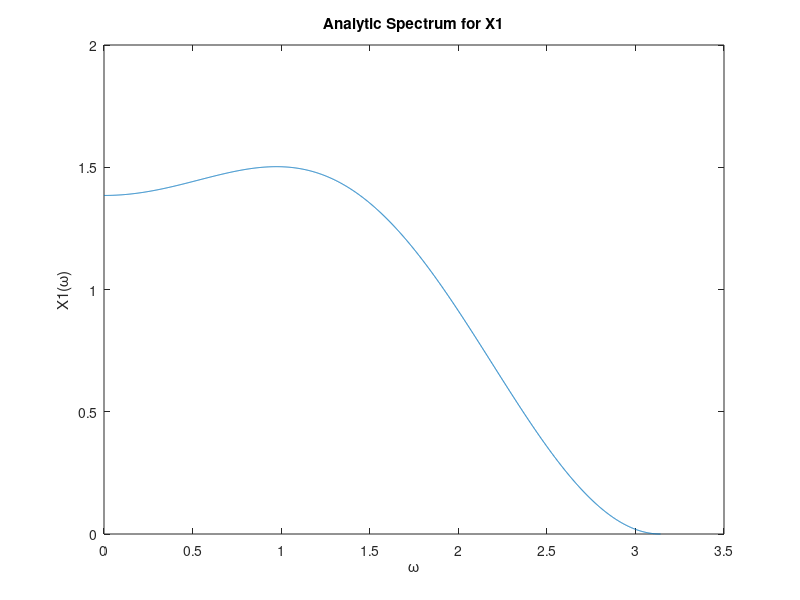
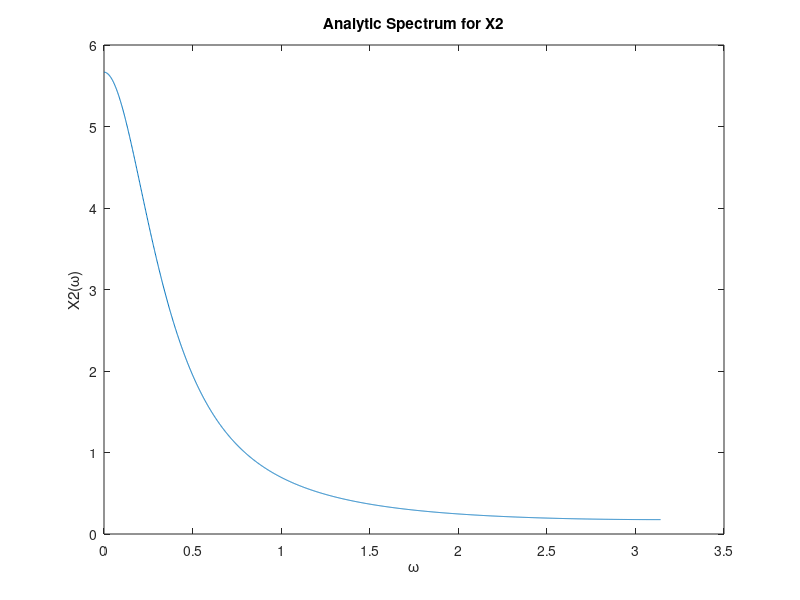
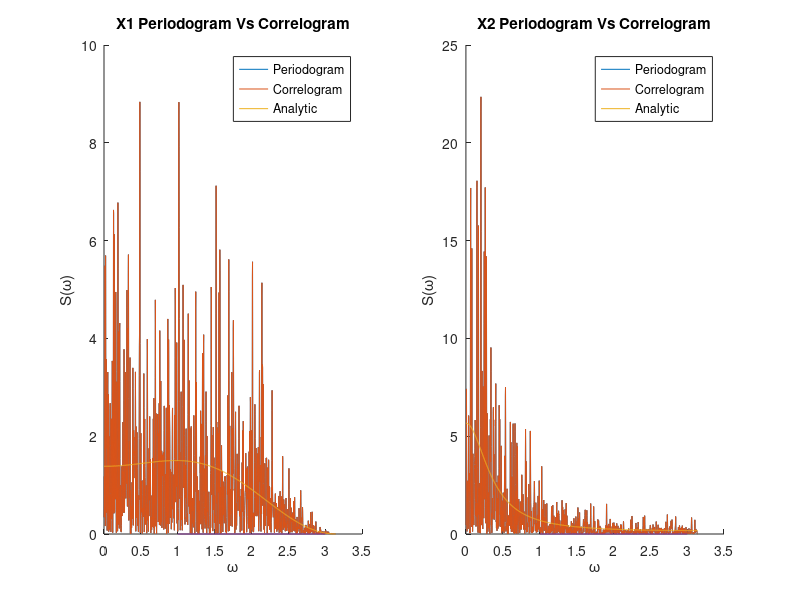
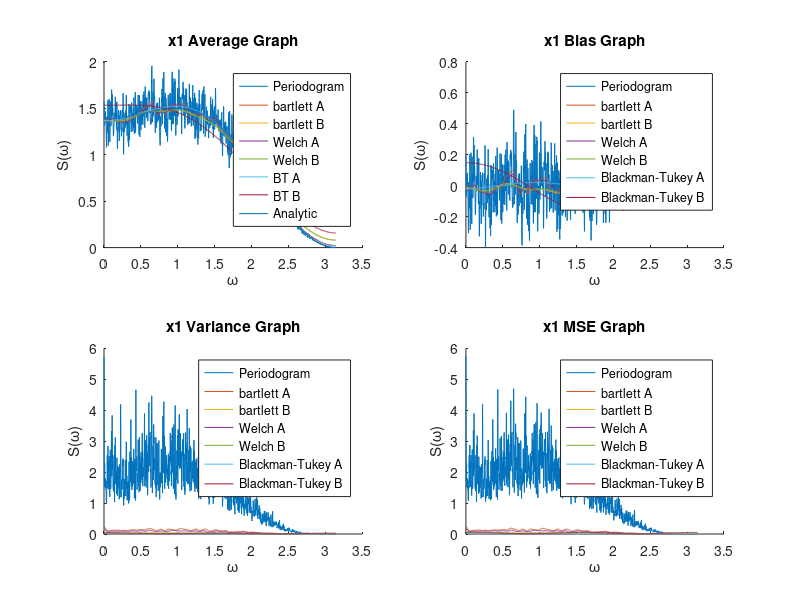

The MATLAB source for these figures, in order:

% ////////////////////////////////////////////
% Question 1
N=1024;
NQ1 = 2049; %samples
omega = linspace(0, pi, NQ1);
std1 = sqrt(1/26);
std2 = sqrt(0.51);
spectrum1 = std1^2 * (26 + 18 * cos(omega) - 8 * cos(2 * omega));
spectrum2 = std2^2 ./ (1.49 - 1.4 * cos(omega));

figure(1);
plot(omega, spectrum1);
title('Analytic Spectrum for X1');
xlabel('\omega');
ylabel('X1(\omega)');

figure(2);
plot(omega, spectrum2);
title('Analytic Spectrum for X2');
xlabel('\omega');
ylabel('X2(\omega)');
% ////////////////////////////////////////////

% Question 2A1
NQ2A = 1024;
NQ2B = 2048;

rng('default')
s=rng;
w1 = normrnd(0,std1,[1,NQ2A]); % random w1[n] - 1024 samples
rng(s);
w2 = normrnd(0,std2,[1,NQ2B]); % random w2[n] - 2048 samples

w1_0 = normrnd(0,std1); % for the use of x1(1) and x1(2)
x1 = zeros(size(w1));
x1(1) = w1(1)-3*w1_0-4*normrnd(0,std1);
x1(2) = w1(2)-3*w1(1) - 4*w1_0;

for n = 3:length(w1)
    x1(n) = w1(n)-3*w1(n-1)-4*w1(n-2);
end

x2_Q21=zeros(size(w2)); % Q21 for the Question 2.1
x2_0_Q21 = normrnd(0,std2);
x2_Q21(1) = 0.7*x2_0_Q21+w2(1);

for n = 2:length(w2)
    x2_Q21(n) = 0.7*x2_Q21(n-1)+w2(n);
end

% ////////////////////////////////////////////
% Question 2A2
w2_2A2 = normrnd(0,std2,[1,NQ2A]);
x2_Q22=zeros(size(w2_2A2)); % Q22 for the Question 2.2
x2_0_Q22 = normrnd(0,1);
x2_Q22(1) = 0.7*x2_0_Q22+w2_2A2(1);

for n = 2:length(w2_2A2)
    x2_Q22(n) = 0.7*x2_Q22(n-1)+w2_2A2(n);
end
% ////////////////////////////////////////////

% Question 2B1
M = 4096;
x1_2B1 = [x1, zeros(1, M-numel(x1))]; % zero padding
X1_2B1 = fft(x1_2B1);
periSpectFunc_x1 = 1/N*X1_2B1(1:M/2+1).*conj(X1_2B1(1:M/2+1));

% ////////////////////////////////////////////

% Question 2C1
Rx1_2C1 = xcorr(x1);
Rx1_2C1 = Rx1_2C1 / N;
Rx1_2C1 = [Rx1_2C1(N:2*N-1) zeros(1, M/2+1) Rx1_2C1(1:N-1)];
% ////////////////////////////////////////////

corrSpectFunc_x1 = fft(Rx1_2C1);

% ////////////////////////////////////////////

% Question 2D Pre - making x2 signals
% Periodogram
x2_2DP = [x2_Q22, zeros(1, M-numel(x2_Q22))]; % zero padding
X2_2DP = fft(x2_2DP);
periSpectFunc_x2 = 1/N*abs(X2_2DP(1:M/2+1)).^2;

% Correlogram
Rx2_2DP =xcorr(x2_Q22); % Rx2(0) in the middle
Rx2_2DP = 1/N*[Rx2_2DP(length(x2_Q22):length(Rx2_2DP)) zeros(1,length(Rx2_2DP)+2) Rx2_2DP(1:length(x2_Q22)-1)];
corrSpectFunc_x2 = fft(Rx2_2DP);
% ////////////////////////////////////////////

% Question 2D1
figure(3)
subplot(1,2,1)
hold on
plot(omega, abs(periSpectFunc_x1(1:(M/2)+1)))
plot(omega,abs(corrSpectFunc_x1(1:M/2+1)))
plot(omega, spectrum1, color = [0,0,0])
hold off
title('X1 Periodogram Vs Correlogram')
xlabel('\omega')
ylabel('S(\omega)')
legend('Periodogram', 'Correlogram', 'Analytic')
hold off;

% Question 2D2
figure(3)
subplot(1,2,2)
hold on
plot(omega, abs(periSpectFunc_x2(1:(M/2)+1)))
plot(omega,abs(corrSpectFunc_x2(1:M/2+1)))
plot(omega, spectrum2, color = [0,0,0])
hold off
title('X2 Periodogram Vs Correlogram')
xlabel('\omega')
ylabel('S(\omega)')
legend('Periodogram', 'Correlogram', 'Analytic')
hold off;
% ////////////////////////////////////////////


% % Section 2

% Question 3

%****PARAMETERS****
%Additional Global Parameters
std1 = sqrt(1/26);
Mc=100;
NW=2049;
M=4096;
omega = linspace(0, pi, NW);

%Periodogram Parameters
spectrum_periodogram = zeros(1,M,Mc);

%bartlett Parameters
K1_bartlett=16;
L1_bartlett=N/K1_bartlett;
K2_bartlett=64;
L2_bartlett=N/K2_bartlett;
spectrum_bartlett_A = zeros(1,M,Mc);
spectrum_bartlett_B = zeros(1,M,Mc);

%Welch Parameters
K1_welch = 61;
L1_welch = 64;
D1_welch = L1_welch-48;
K2_welch = 253;
L2_welch = 16;
D2_welch = L2_welch-12;
spectrum_welch_A = zeros(1,M,Mc);
spectrum_welch_B = zeros(1,M,Mc);

%Blackman-Tukey Parameters
l1_bt = 4;
l2_bt = 2;
spectrum_blackman_A = zeros(1,M,Mc);
spectrum_blackman_B = zeros(1,M,Mc);

% ////////////////////////////////////////////

for monte = 1:Mc
    % New x1 construction
    wS2Q1 = normrnd(0,std1,[1,N]);
    wS2Q1_0 = normrnd(0,std1); % for the use of x1(1) and x1(2)
    x1_S2Q1 = zeros(size(wS2Q1));
    x1_S2Q1(1) = wS2Q1(1)-3*wS2Q1_0-4*normrnd(0,std1);
    x1_S2Q1(2) = wS2Q1(2)-3*wS2Q1(1) - 4*wS2Q1_0;
    for n = 3:length(wS2Q1)
        x1_S2Q1(n) = wS2Q1(n)-3*wS2Q1(n-1)-4*wS2Q1(n-2);
    end
    x1_S2Q1 = [x1_S2Q1, zeros(1, M-numel(x1_S2Q1))];
    % ////////////////////////////////////////////

    % Periodogram
    X1S2Q1_periodogram = fft(x1_S2Q1);
    spectrum_periodogram(1,:,monte) = 1/N*abs(X1S2Q1_periodogram).^2;
    % ////////////////////////////////////////////
    
    % bartlett
    
    x1_bartlett_A = zeros(K1_bartlett, L1_bartlett);
    X1_bartlett_A = zeros(1, M, K1_bartlett);
    x1_bartlett_B = zeros(K2_bartlett, L2_bartlett);
    X1_bartlett_B = zeros(1, M, K2_bartlett);

    % Fourier transform of x1 for bartlett part A
    for k=1:K1_bartlett
        for n=1:L1_bartlett
            x1_bartlett_A(k,n) = x1_S2Q1((k-1)*L1_bartlett+n);
        end
    end

    for k=1:K1_bartlett
        X1_bartlett_A(1,:,k) = fft(x1_bartlett_A(k,:),M);
    end

    
    % bartlett part A
    for k = 1:K1_bartlett
        spectrum_bartlett_A(1, :, monte) = spectrum_bartlett_A(1, :, monte) + 1/L1_bartlett * abs(X1_bartlett_A(1, :, k)).^2;
    end
    spectrum_bartlett_A(1, :, monte) = 1/K1_bartlett * spectrum_bartlett_A(1, :, monte);


    % Fourier transform of x1 for bartlett part B
    for k=1:K2_bartlett
        for n=1:L2_bartlett
            x1_bartlett_B(k,n) = x1_S2Q1((k-1)*L2_bartlett+n);
        end
    end

    for k=1:K2_bartlett
        X1_bartlett_B(1,:,k) = fft(x1_bartlett_B(k,:),M);
    end
    
    % bartlett part B
    for k = 1:K2_bartlett
        spectrum_bartlett_B(1, :, monte) = spectrum_bartlett_B(1, :, monte) + 1/L2_bartlett * abs(X1_bartlett_B(1, :, k)).^2;
    end
    spectrum_bartlett_B(1, :, monte) = 1/K2_bartlett * spectrum_bartlett_B(1, :, monte);
    % ////////////////////////////////////////////

    % Welch
    
    % Welch part A
    x1_welch_A = zeros(K1_welch,L1_welch);
    for k = 1:K1_welch
        for n = 1:L1_welch
            x1_welch_A(k,n) = x1_S2Q1((k-1)*D1_welch+n);
        end
    end

    X1_welch_A = zeros(1,M,K1_welch);
    for k = 1:K1_welch
        X1_welch_A(1,:,k) = fft(x1_welch_A(k,:),M);
    end

    for k=1:K1_welch
        spectrum_welch_A(1,:,monte) = spectrum_welch_A(1,:,monte) + 1/L1_welch*abs(X1_welch_A(1,:,k)).^2;
    end

    spectrum_welch_A(1,:,monte) = spectrum_welch_A(1,:,monte) / K1_welch;

    % Welch part B
    x1_welch_B = zeros(K2_welch,L2_welch);
    for k = 1:K2_welch
        for n = 1:L2_welch
            x1_welch_B(k,n) = x1_S2Q1((k-1)*D2_welch+n);
        end
    end

    X1_welch_B = zeros(1,M,K2_welch);
    for k = 1:K2_welch
        X1_welch_B(1,:,k) = fft(x1_welch_B(k,:),M);
    end

    for k=1:K2_welch
        spectrum_welch_B(1,:,monte) = spectrum_welch_B(1,:,monte) + 1/L2_welch*abs(X1_welch_B(1,:,k)).^2;
    end

    spectrum_welch_B(1,:,monte) = spectrum_welch_B(1,:,monte) / K2_welch;
%     ////////////////////////////////////////////

    % Blackman-Tukey
    RX1_bt = xcorr(x1_S2Q1(1:N));
    RX1_bt = RX1_bt/N;

    % BT Part A
    RX1_bt_A = [RX1_bt(N+1:N+1+l1_bt) zeros(1, M-2*l1_bt-1) RX1_bt(N+1-l1_bt:N)];
    spectrum_blackman_A(1,:,monte) = abs(fft(RX1_bt_A));
    
    % BT Part B
    RX1_bt_B = [RX1_bt(N+1:N+1+l2_bt) zeros(1, M-2*l2_bt-1) RX1_bt(N+1-l2_bt:N)];
    spectrum_blackman_B(1,:,monte) = abs(fft(RX1_bt_B));
%   //////////////////////////////////////////////

end

% Average
spectrum_periodogram_mean = zeros (1,M);
spectrum_bartlett_A_mean = zeros (1,M);
spectrum_bartlett_B_mean = zeros (1,M);
spectrum_welch_A_mean = zeros (1,M);
spectrum_welch_B_mean = zeros (1,M);
spectrum_blackman_A_mean = zeros (1,M);
spectrum_blackman_B_mean = zeros (1,M);

for mean=1:Mc
    spectrum_periodogram_mean = spectrum_periodogram_mean + spectrum_periodogram(1,:,mean);
    spectrum_bartlett_A_mean = spectrum_bartlett_A_mean + spectrum_bartlett_A(1,:,mean);
    spectrum_bartlett_B_mean = spectrum_bartlett_B_mean + spectrum_bartlett_B(1,:,mean);
    spectrum_welch_A_mean = spectrum_welch_A_mean + spectrum_welch_A(1,:,mean);
    spectrum_welch_B_mean = spectrum_welch_B_mean + spectrum_welch_B(1,:,mean);
    spectrum_blackman_A_mean = spectrum_blackman_A_mean + spectrum_blackman_A(1,:,mean);
    spectrum_blackman_B_mean = spectrum_blackman_B_mean + spectrum_blackman_B(1,:,mean);
end
spectrum_periodogram_mean = spectrum_periodogram_mean / Mc;
spectrum_bartlett_A_mean = spectrum_bartlett_A_mean / Mc;
spectrum_bartlett_B_mean = spectrum_bartlett_B_mean / Mc;
spectrum_welch_A_mean = spectrum_welch_A_mean / Mc;
spectrum_welch_B_mean = spectrum_welch_B_mean / Mc;
spectrum_blackman_A_mean = spectrum_blackman_A_mean / Mc;
spectrum_blackman_B_mean = spectrum_blackman_B_mean / Mc;

% Bias
bias_periodogram = spectrum_periodogram_mean(1:NW) - spectrum1;
bias_bartlett_A = spectrum_bartlett_A_mean(1:NW) - spectrum1;
bias_bartlett_B = spectrum_bartlett_B_mean(1:NW) - spectrum1;
bias_welch_A = spectrum_welch_A_mean(1:NW) - spectrum1;
bias_welch_B = spectrum_welch_B_mean(1:NW) - spectrum1;
bias_blackman_A = spectrum_blackman_A_mean(1:NW) - spectrum1;
bias_blackman_B = spectrum_blackman_B_mean(1:NW) - spectrum1;

% Estimator Variance
var_periodogram = zeros(1,NW);
var_bartlett_A = zeros(1,NW);
var_bartlett_B = zeros(1,NW);
var_welch_A = zeros(1,NW);
var_welch_B = zeros(1,NW);
var_blackman_A = zeros(1,NW);
var_blackman_B = zeros(1,NW);
for m=1:Mc
    var_periodogram = var_periodogram + abs(spectrum_periodogram(1,1:NW,m) - spectrum1).^2;
    var_bartlett_A = var_bartlett_A + abs(spectrum_bartlett_A(1,1:NW,m) - spectrum1).^2;
    var_bartlett_B = var_bartlett_B + abs(spectrum_bartlett_B(1,1:NW,m) - spectrum1).^2;
    var_welch_A = var_welch_A + abs(spectrum_welch_A(1,1:NW,m) - spectrum1).^2;
    var_welch_B = var_welch_B + abs(spectrum_welch_B(1,1:NW,m) - spectrum1).^2;
    var_blackman_A = var_blackman_A + abs(spectrum_blackman_A(1,1:NW,m) - spectrum1).^2;
    var_blackman_B = var_blackman_B + abs(spectrum_blackman_B(1,1:NW,m) - spectrum1).^2;
end

var_periodogram = var_periodogram / Mc;
var_bartlett_A = var_bartlett_A / Mc;
var_bartlett_B = var_bartlett_B / Mc;
var_welch_A = var_welch_A / Mc;
var_welch_B = var_welch_B / Mc;
var_blackman_A = var_blackman_A / Mc;
var_blackman_B = var_blackman_B / Mc;

% MSE - Mean Square Error
mse_periodogram = var_periodogram + bias_periodogram.^2;
mse_bartlett_A = var_bartlett_A + bias_bartlett_A.^2;
mse_bartlett_B = var_bartlett_B + bias_bartlett_B.^2;
mse_welch_A = var_welch_A + bias_welch_A.^2;
mse_welch_B = var_welch_B + bias_welch_B.^2;
mse_blackman_A = var_blackman_A + bias_blackman_A.^2;
mse_blackman_B = var_blackman_B + bias_blackman_B.^2;


figure(5)
subplot(2,2,1)
hold on
plot (omega, (spectrum_periodogram_mean(1:M/2+1)))
plot (omega, spectrum_bartlett_A_mean(1:M/2+1))
plot (omega, spectrum_bartlett_B_mean(1:M/2+1))
plot (omega, spectrum_welch_A_mean(1:M/2+1))
plot (omega, spectrum_welch_B_mean(1:M/2+1))
plot (omega, spectrum_blackman_A_mean(1:M/2+1))
plot (omega, spectrum_blackman_B_mean(1:M/2+1))
plot(omega, spectrum1, color = [0 0 0], LineWidth=2)
hold off
xlabel('\omega')
ylabel('S(\omega)')
legend ('Periodogram', 'bartlett A', 'bartlett B', 'Welch A', 'Welch B', 'BT A', 'BT B', 'Analytic')
title('x1 Average Graph')

figure(5)
subplot(2,2,2)
hold on
plot (omega, bias_periodogram)
plot (omega, bias_bartlett_A)
plot (omega, bias_bartlett_B)
plot (omega, bias_welch_A)
plot (omega, bias_welch_B)
plot (omega, bias_blackman_A)
plot (omega, bias_blackman_B)
hold off
xlabel('\omega')
ylabel('S(\omega)')
legend ('Periodogram', 'bartlett A', 'bartlett B', 'Welch A', 'Welch B', 'Blackman-Tukey A', 'Blackman-Tukey B')
title('x1 Bias Graph')

figure(5)
subplot(2,2,3)
hold on
plot (omega, var_periodogram)
plot (omega, var_bartlett_A)
plot (omega, var_bartlett_B)
plot (omega, var_welch_A)
plot (omega, var_welch_B)
plot (omega, var_blackman_A)
plot (omega, var_blackman_B)
hold off
xlabel('\omega')
ylabel('S(\omega)')
legend ('Periodogram', 'bartlett A', 'bartlett B', 'Welch A', 'Welch B', 'Blackman-Tukey A', 'Blackman-Tukey B')
title('x1 Variance Graph')

figure(5)
subplot(2,2,4)
hold on
plot (omega, mse_periodogram)
plot (omega, mse_bartlett_A)
plot (omega, mse_bartlett_B)
plot (omega, mse_welch_A)
plot (omega, mse_welch_B)
plot (omega, mse_blackman_A)
plot (omega, mse_blackman_B)
hold off
xlabel('\omega')
ylabel('S(\omega)')
legend ('Periodogram', 'bartlett A', 'bartlett B', 'Welch A', 'Welch B', 'Blackman-Tukey A', 'Blackman-Tukey B')
title('x1 MSE Graph')
% ////////////////////////////////////////////////////////////////////////

%****PARAMETERS****
%Global Parameters
std2 = sqrt(0.51);

%Periodogram Parameters
spectrum_periodogram_x2 = zeros(1,M,Mc);

%bartlett Parameters
spectrum_bartlett_A_x2 = zeros(1,M,Mc);
spectrum_bartlett_B_x2 = zeros(1,M,Mc);

%Welch ParametersK1_welch = 61;
spectrum_welch_A_x2 = zeros(1,M,Mc);
spectrum_welch_B_x2 = zeros(1,M,Mc);

%Blackman-Tukey Parameters
spectrum_blackman_A_x2 = zeros(1,M,Mc);
spectrum_blackman_B_x2 = zeros(1,M,Mc);

% ////////////////////////////////////////////

for monte = 1:Mc
    % New x2 construction
    w2_S2Q1 = normrnd(0,std2,[1,NQ2A]);
    x2_S2Q1=zeros(size(w2_S2Q1)); % Q22 for the Question 2.2
    x2_0_S2Q1 = normrnd(0,1);
    x2_S2Q1(1) = 0.7*x2_0_S2Q1+w2_S2Q1(1);
    
    for n = 2:length(w2_S2Q1)
        x2_S2Q1(n) = 0.7*x2_S2Q1(n-1)+w2_S2Q1(n);
    end
    x2_S2Q1 = [x2_S2Q1 zeros(1, M-length(x2_S2Q1))];
    % ////////////////////////////////////////////
    
    % Periodogram
    X2S2Q1_periodogram = fft(x2_S2Q1);
    spectrum_periodogram_x2(1,:,monte) = 1/N*abs(X2S2Q1_periodogram).^2;
    % ////////////////////////////////////////////
    
    % bartlett
    
    x2_bartlett_A = zeros(K1_bartlett, L1_bartlett);
    X2_bartlett_A = zeros(1, M, K1_bartlett);
    x2_bartlett_B = zeros(K2_bartlett, L2_bartlett);
    X2_bartlett_B = zeros(1, M, K2_bartlett);

    % Fourier transform of x2 for bartlett part A
    for k=1:K1_bartlett
        for n=1:L1_bartlett
            x2_bartlett_A(k,n) = x2_S2Q1((k-1)*L1_bartlett+n);
        end
    end

    for k=1:K1_bartlett
        X2_bartlett_A(1,:,k) = fft(x2_bartlett_A(k,:),M);
    end

    
    % bartlett part A
    for k = 1:K1_bartlett
        spectrum_bartlett_A_x2(1, :, monte) = spectrum_bartlett_A_x2(1, :, monte) + 1/L1_bartlett * abs(X2_bartlett_A(1, :, k)).^2;
    end
    spectrum_bartlett_A_x2(1, :, monte) = 1/K1_bartlett * spectrum_bartlett_A_x2(1, :, monte);


    % Fourier transform of x2 for bartlett part B
    for k=1:K2_bartlett
        for n=1:L2_bartlett
            x2_bartlett_B(k,n) = x2_S2Q1((k-1)*L2_bartlett+n);
        end
    end

    for k=1:K2_bartlett
        X2_bartlett_B(1,:,k) = fft(x2_bartlett_B(k,:),M);
    end
    
    % bartlett part B
    for k = 1:K2_bartlett
        spectrum_bartlett_B_x2(1, :, monte) = spectrum_bartlett_B_x2(1, :, monte) + 1/L2_bartlett * abs(X2_bartlett_B(1, :, k)).^2;
    end
    spectrum_bartlett_B_x2(1, :, monte) = 1/K2_bartlett * spectrum_bartlett_B_x2(1, :, monte);
    % ////////////////////////////////////////////

    % Welch
    
    % Welch part A
    x2_welch_A = zeros(K1_welch,L1_welch);
    for k = 1:K1_welch
        for n = 1:L1_welch
            x2_welch_A(k,n) = x2_S2Q1((k-1)*D1_welch+n);
        end
    end

    X2_welch_A = zeros(1,M,K1_welch);
    for k = 1:K1_welch
        X2_welch_A(1,:,k) = fft(x2_welch_A(k,:),M);
    end

    for k=1:K1_welch
        spectrum_welch_A_x2(1,:,monte) = spectrum_welch_A_x2(1,:,monte) + 1/L1_welch*abs(X2_welch_A(1,:,k)).^2;
    end

    spectrum_welch_A_x2(1,:,monte) = spectrum_welch_A_x2(1,:,monte) / K1_welch;

    % Welch part B
    x2_welch_B = zeros(K2_welch,L2_welch);
    for k = 1:K2_welch
        for n = 1:L2_welch
            x2_welch_B(k,n) = x2_S2Q1((k-1)*D2_welch+n);
        end
    end

    X2_welch_B = zeros(1,M,K2_welch);
    for k = 1:K2_welch
        X2_welch_B(1,:,k) = fft(x2_welch_B(k,:),M);
    end

    for k=1:K2_welch
        spectrum_welch_B_x2(1,:,monte) = spectrum_welch_B_x2(1,:,monte) + 1/L2_welch*abs(X2_welch_B(1,:,k)).^2;
    end

    spectrum_welch_B_x2(1,:,monte) = spectrum_welch_B_x2(1,:,monte) / K2_welch;
%     ////////////////////////////////////////////

    % Blackman-Tukey
    RX2_bt = xcorr(x2_S2Q1(1:N));
    RX2_bt = RX2_bt/N;

    % BT Part A
    RX2_bt_A = [RX2_bt(N+1:N+1+l1_bt) zeros(1, M-2*l1_bt-1) RX2_bt(N+1-l1_bt:N)];
    spectrum_blackman_A_x2(1,:,monte) = abs(fft(RX2_bt_A));
    
    % BT Part B
    RX2_bt_B = [RX2_bt(N+1:N+1+l2_bt) zeros(1, M-2*l2_bt-1) RX2_bt(N+1-l2_bt:N)];
    spectrum_blackman_B_x2(1,:,monte) = abs(fft(RX2_bt_B));
%   //////////////////////////////////////////////

end

% Average
spectrum_periodogram_mean_x2 = zeros (1,M);
spectrum_bartlett_A_mean_x2 = zeros (1,M);
spectrum_bartlett_B_mean_x2 = zeros (1,M);
spectrum_welch_A_mean_x2 = zeros (1,M);
spectrum_welch_B_mean_x2 = zeros (1,M);
spectrum_blackman_A_mean_x2 = zeros (1,M);
spectrum_blackman_B_mean_x2 = zeros (1,M);

for mean=1:Mc
    spectrum_periodogram_mean_x2 = spectrum_periodogram_mean_x2 + spectrum_periodogram_x2(1,:,mean);
    spectrum_bartlett_A_mean_x2 = spectrum_bartlett_A_mean_x2 + spectrum_bartlett_A_x2(1,:,mean);
    spectrum_bartlett_B_mean_x2 = spectrum_bartlett_B_mean_x2 + spectrum_bartlett_B_x2(1,:,mean);
    spectrum_welch_A_mean_x2 = spectrum_welch_A_mean_x2 + spectrum_welch_A_x2(1,:,mean);
    spectrum_welch_B_mean_x2 = spectrum_welch_B_mean_x2 + spectrum_welch_B_x2(1,:,mean);
    spectrum_blackman_A_mean_x2 = spectrum_blackman_A_mean_x2 + spectrum_blackman_A_x2(1,:,mean);
    spectrum_blackman_B_mean_x2 = spectrum_blackman_B_mean_x2 + spectrum_blackman_B_x2(1,:,mean);
end
spectrum_periodogram_mean_x2 = spectrum_periodogram_mean_x2 / Mc;
spectrum_bartlett_A_mean_x2 = spectrum_bartlett_A_mean_x2 / Mc;
spectrum_bartlett_B_mean_x2 = spectrum_bartlett_B_mean_x2 / Mc;
spectrum_welch_A_mean_x2 = spectrum_welch_A_mean_x2 / Mc;
spectrum_welch_B_mean_x2 = spectrum_welch_B_mean_x2 / Mc;
spectrum_blackman_A_mean_x2 = spectrum_blackman_A_mean_x2 / Mc;
spectrum_blackman_B_mean_x2 = spectrum_blackman_B_mean_x2 / Mc;

% Bias
bias_periodogram_x2 = spectrum_periodogram_mean_x2(1:NW) - spectrum2;
bias_bartlett_A_x2 = spectrum_bartlett_A_mean_x2(1:NW) - spectrum2;
bias_bartlett_B_x2 = spectrum_bartlett_B_mean_x2(1:NW) - spectrum2;
bias_welch_A_x2 = spectrum_welch_A_mean_x2(1:NW) - spectrum2;
bias_welch_B_x2 = spectrum_welch_B_mean_x2(1:NW) - spectrum2;
bias_blackman_A_x2 = spectrum_blackman_A_mean_x2(1:NW) - spectrum2;
bias_blackman_B_x2 = spectrum_blackman_B_mean_x2(1:NW) - spectrum2;

% Estimator Variance
var_periodogram_x2 = zeros(1,NW);
var_bartlett_A_x2 = zeros(1,NW);
var_bartlett_B_x2 = zeros(1,NW);
var_welch_A_x2 = zeros(1,NW);
var_welch_B_x2 = zeros(1,NW);
var_blackman_A_x2 = zeros(1,NW);
var_blackman_B_x2 = zeros(1,NW);
for m=1:Mc
    var_periodogram_x2 = var_periodogram_x2 + abs(spectrum_periodogram_x2(1,1:NW,m) - spectrum2).^2;
    var_bartlett_A_x2 = var_bartlett_A_x2 + abs(spectrum_bartlett_A_x2(1,1:NW,m) - spectrum2).^2;
    var_bartlett_B_x2 = var_bartlett_B_x2 + abs(spectrum_bartlett_B_x2(1,1:NW,m) - spectrum2).^2;
    var_welch_A_x2 = var_welch_A_x2 + abs(spectrum_welch_A_x2(1,1:NW,m) - spectrum2).^2;
    var_welch_B_x2 = var_welch_B_x2 + abs(spectrum_welch_B_x2(1,1:NW,m) - spectrum2).^2;
    var_blackman_A_x2 = var_blackman_A_x2 + abs(spectrum_blackman_A_x2(1,1:NW,m) - spectrum2).^2;
    var_blackman_B_x2 = var_blackman_B_x2 + abs(spectrum_blackman_B_x2(1,1:NW,m) - spectrum2).^2;
end

var_periodogram_x2 = var_periodogram_x2 / Mc;
var_bartlett_A_x2 = var_bartlett_A_x2 / Mc;
var_bartlett_B_x2 = var_bartlett_B_x2 / Mc;
var_welch_A_x2 = var_welch_A_x2 / Mc;
var_welch_B_x2 = var_welch_B_x2 / Mc;
var_blackman_A_x2 = var_blackman_A_x2 / Mc;
var_blackman_B_x2 = var_blackman_B_x2 / Mc;

% MSE - Mean Square Error
mse_periodogram_x2 = var_periodogram_x2 + bias_periodogram_x2.^2;
mse_bartlett_A_x2 = var_bartlett_A_x2 + bias_bartlett_A_x2.^2;
mse_bartlett_B_x2 = var_bartlett_B_x2 + bias_bartlett_B_x2.^2;
mse_welch_A_x2 = var_welch_A_x2 + bias_welch_A_x2.^2;
mse_welch_B_x2 = var_welch_B_x2 + bias_welch_B_x2.^2;
mse_blackman_A_x2 = var_blackman_A_x2 + bias_blackman_A_x2.^2;
mse_blackman_B_x2 = var_blackman_B_x2 + bias_blackman_B_x2.^2;


figure(6)
subplot(2,2,1)
hold on
plot (omega, (spectrum_periodogram_mean_x2(1:M/2+1)))
plot (omega, spectrum_bartlett_A_mean_x2(1:M/2+1))
plot (omega, spectrum_bartlett_B_mean_x2(1:M/2+1))
plot (omega, spectrum_welch_A_mean_x2(1:M/2+1))
plot (omega, spectrum_welch_B_mean_x2(1:M/2+1))
plot (omega, spectrum_blackman_A_mean_x2(1:M/2+1))
plot (omega, spectrum_blackman_B_mean_x2(1:M/2+1))
plot(omega, spectrum2, color = [0 0 0], LineWidth=2)
hold off
xlabel('\omega')
ylabel('S(\omega)')
legend ('Periodogram', 'bartlett A', 'bartlett B', 'Welch A', 'Welch B', 'BT A', 'BT B', 'Analytic')
title('x2 Average Graph')

figure(6)
subplot(2,2,2)
hold on
plot (omega, bias_periodogram_x2)
plot (omega, bias_bartlett_A_x2)
plot (omega, bias_bartlett_B_x2)
plot (omega, bias_welch_A_x2)
plot (omega, bias_welch_B_x2)
plot (omega, bias_blackman_A_x2)
plot (omega, bias_blackman_B_x2)
hold off
xlabel('\omega')
ylabel('S(\omega)')
legend ('Periodogram', 'bartlett A', 'bartlett B', 'Welch A', 'Welch B', 'Blackman-Tukey A', 'Blackman-Tukey B')
title('x2 Bias Graph')

figure(6)
subplot(2,2,3)
hold on
plot (omega, var_periodogram_x2)
plot (omega, var_bartlett_A_x2)
plot (omega, var_bartlett_B_x2)
plot (omega, var_welch_A_x2)
plot (omega, var_welch_B_x2)
plot (omega, var_blackman_A_x2)
plot (omega, var_blackman_B_x2)
hold off
xlabel('\omega')
ylabel('S(\omega)')
legend ('Periodogram', 'bartlett A', 'bartlett B', 'Welch A', 'Welch B', 'Blackman-Tukey A', 'Blackman-Tukey B')
title('x2 Variance Graph')

figure(6)
subplot(2,2,4)
hold on
plot (omega, mse_periodogram_x2)
plot (omega, mse_bartlett_A_x2)
plot (omega, mse_bartlett_B_x2)
plot (omega, mse_welch_A_x2)
plot (omega, mse_welch_B_x2)
plot (omega, mse_blackman_A_x2)
plot (omega, mse_blackman_B_x2)
hold off
xlabel('\omega')
ylabel('S(\omega)')
legend ('Periodogram', 'bartlett A', 'bartlett B', 'Welch A', 'Welch B', 'Blackman-Tukey A', 'Blackman-Tukey B')
title('x2 MSE Graph')
% ////////////////////////////////////////////////////////////////////////

% % Question 4

% signal x1
bias_periodogram_square = 1/NW * sum(bias_periodogram.^2,2);
bias_bartlett_A_square = 1/NW * sum(bias_bartlett_A.^2,2);
bias_bartlett_B_square = 1/NW * sum(bias_bartlett_B.^2,2);
bias_welch_A_square = 1/NW * sum(bias_welch_A.^2,2);
bias_welch_B_square = 1/NW * sum(bias_welch_B.^2,2);
bias_blackman_A_square = 1/NW * sum(bias_blackman_A.^2,2);
bias_blackman_B_square = 1/NW * sum(bias_blackman_B.^2,2);


var_periodogram_av = 1/NW * sum(var_periodogram, 2);
var_bartlett_A_av = 1/NW * sum(var_bartlett_A, 2);
var_bartlett_B_av = 1/NW * sum(var_bartlett_B, 2);
var_welch_A_av = 1/NW * sum(var_welch_A, 2);
var_welch_B_av = 1/NW * sum(var_welch_B, 2);
var_blackman_A_av = 1/NW * sum(var_blackman_A, 2);
var_blackman_B_av = 1/NW * sum(var_blackman_B, 2);

mse_periodogram_av = 1/NW * sum(mse_periodogram, 2);
mse_bartlett_A_av = 1/NW * sum(mse_bartlett_A, 2);
mse_bartlett_B_av = 1/NW * sum(mse_bartlett_B, 2);
mse_welch_A_av = 1/NW * sum(mse_welch_A, 2);
mse_welch_B_av = 1/NW * sum(mse_welch_B, 2);
mse_blackman_A_av = 1/NW * sum(mse_blackman_A, 2);
mse_blackman_B_av = 1/NW * sum(mse_blackman_B, 2);

% signal x2
bias_periodogram_square_x2 = 1/NW * sum(bias_periodogram_x2.^2,2);
bias_bartlett_A_square_x2 = 1/NW * sum(bias_bartlett_A_x2.^2,2);
bias_bartlett_B_square_x2 = 1/NW * sum(bias_bartlett_B_x2.^2,2);
bias_welch_A_square_x2 = 1/NW * sum(bias_welch_A_x2.^2,2);
bias_welch_B_square_x2 = 1/NW * sum(bias_welch_B_x2.^2,2);
bias_blackman_A_square_x2 = 1/NW * sum(bias_blackman_A_x2.^2,2);
bias_blackman_B_square_x2 = 1/NW * sum(bias_blackman_B_x2.^2,2);


var_periodogram_av_x2 = 1/NW * sum(var_periodogram_x2, 2);
var_bartlett_A_av_x2 = 1/NW * sum(var_bartlett_A_x2, 2);
var_bartlett_B_av_x2 = 1/NW * sum(var_bartlett_B_x2, 2);
var_welch_A_av_x2 = 1/NW * sum(var_welch_A_x2, 2);
var_welch_B_av_x2 = 1/NW * sum(var_welch_B_x2, 2);
var_blackman_A_av_x2 = 1/NW * sum(var_blackman_A_x2, 2);
var_blackman_B_av_x2 = 1/NW * sum(var_blackman_B_x2, 2);

mse_periodogram_av_x2 = 1/NW * sum(mse_periodogram_x2, 2);
mse_bartlett_A_av_x2 = 1/NW * sum(mse_bartlett_A_x2, 2);
mse_bartlett_B_av_x2 = 1/NW * sum(mse_bartlett_B_x2, 2);
mse_welch_A_av_x2 = 1/NW * sum(mse_welch_A_x2, 2);
mse_welch_B_av_x2 = 1/NW * sum(mse_welch_B_x2, 2);
mse_blackman_A_av_x2 = 1/NW * sum(mse_blackman_A_x2, 2);
mse_blackman_B_av_x2 = 1/NW * sum(mse_blackman_B_x2, 2);





